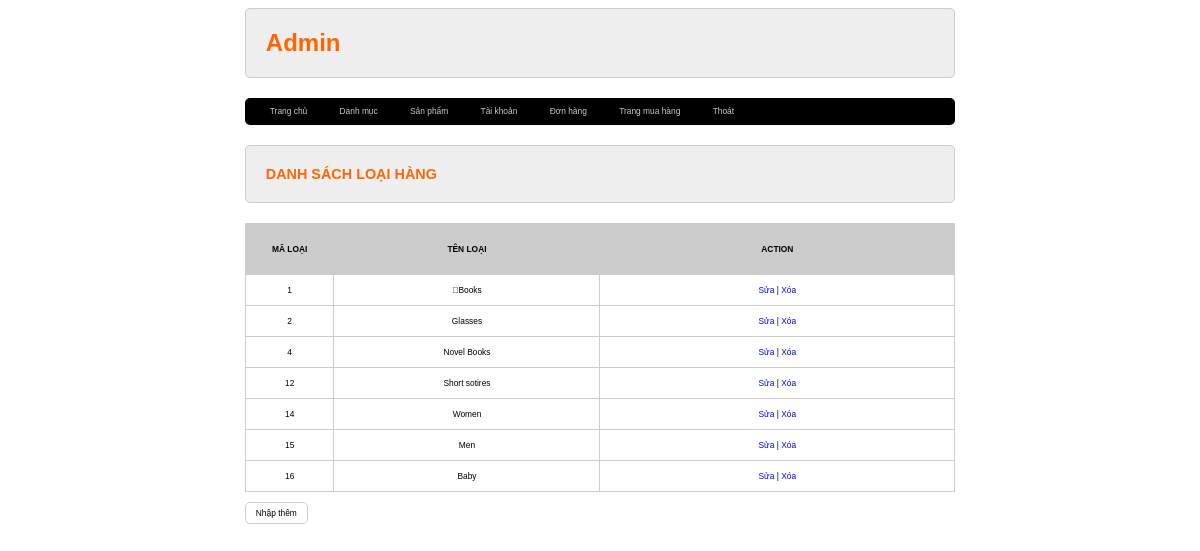
Page /admin/index.php?act=categories (signed in) on the committed database.
### tables this page shows
CREATE TABLE `categories` (
  `id` int(11) NOT NULL,
  `name` varchar(50) NOT NULL,
  `description` text DEFAULT NULL,
  `position` int(3) NOT NULL,
  `parent_id` int(11) NOT NULL,
  `creation_date` timestamp NOT NULL DEFAULT current_timestamp() ON UPDATE current_timestamp(),
  `updation_date` timestamp NOT NULL DEFAULT current_timestamp()
);

### model/category.php (called while the page is built, shortened)
<?php
function getAllCategory() {
    $conn=connectdb();
    $sql = "SELECT * FROM `categories`";
    $stmt = $conn->prepare($sql);
    $stmt->execute();
    $stmt->setFetchMode(PDO::FETCH_ASSOC);
    $kq=$stmt->fetchAll();
    return $kq;
}
?>

### admin/view/categories.php (the view)
<div class="row">
            <div class="row frmtitle">
                <H1>DANH SÁCH LOẠI HÀNG</H1>
            </div>
            <div class="row frmcontent">
                <div class="row mb10 frmdsloai">
                    <table>
                        <tr>
                            <th>MÃ LOẠI</th>
                            <th>TÊN LOẠI</th>
                            <th>ACTION</th>
                        </tr>
                        <?php
                        foreach($categories as $item) {
                        ?>
                            <tr>
                            <td><?=$item['id']?></td>
                            <td><?=$item['name']?></td>
                            <td><a href="index.php?act=updateCategory&id=<?=$item['id']?>">Sửa</a> | <a href="index.php?act=deleteCategory&id=<?=$item['id']?>">Xóa</a></td>
                        </tr>
                        <?php
                        }
                        ?>
                    </table>
                </div>
                <div class="row mb10">
                <a href="index.php?act=addCategory"><input type="button" value="Nhập thêm"></a>
                </div>
            </div>
        </div>

### view/css/style.css (style rules this page uses)
* { box-sizing: border-box; font-family: sans-serif; font-size: 0.7vw; }
.row { float: left; width: 100%; }
.mb10 { margin-bottom: 10px; }
a { text-decoration: none; }
h1 { margin: 20px 0px; font-size: 1.2vw; color: #F60; }
table { width: 100%; border-collapse: collapse; }
th { background-color: #999; padding: 10px; }
th, td { border: 1px #CCC solid; text-align: center; }
.formtaikhoan input[type="submit"], .frmcontent input[type="submit"], .frmcontent input[type="reset"], .frmcontent input[type="button"] { border-radius: 5px; padding: 5px 10px; background-color: white; border: 1px #CCC solid; }
.frmtitle { background-color: #EEE; border: 1px #CCC solid; color: #666; border-radius: 5px; padding: 0px 20px; }
.frmcontent { padding: 20px 0px; }
.frmdsloai table { width: 100%; border-collapse: collapse; }
.frmdsloai table th:nth-child(1) { width: 10%; padding: 20px; background-color: #CCC; }
.frmdsloai table th:nth-child(2) { width: 30%; background-color: #CCC; }
.frmdsloai table th:nth-child(3) { width: 40%; background-color: #CCC; }
.frmdsloai table td { padding: 10px 20px; border: 1px #CCC solid; }

### rows in the picture
categories: id "1", name "Books"
categories: id "2", name "Glasses"
categories: id "4", name "Novel Books"
categories: id "12", name "Short sotires"
categories: id "14", name "Women"
categories: id "15", name "Men"
categories: id "16", name "Baby"
